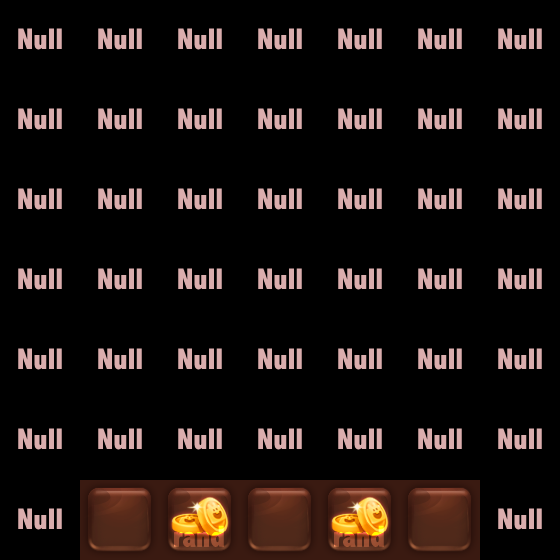

The image is a tile-based game level rendered from a .tmx file. Its description and source (layers, tilesets, objects; grid data summarised) follow:
An orthogonal 7x7 tile map with 80x80 px tiles, 1 tile layer (default).

<map version="1.0" orientation="orthogonal" width="7" height="7" tilewidth="80" tileheight="80">
 <tileset firstgid="1" name="Creater" tilewidth="80" tileheight="80">
  <image source="Creater.png" width="800" height="800" />
  <tile id="0">
   <properties>
    <property name="fid" value="0" />
   </properties>
  </tile>
  <tile id="1">
   <properties>
    <property name="fid" value="1" />
   </properties>
  </tile>
  <tile id="2">
   <properties>
    <property name="fid" value="2" />
   </properties>
  </tile>
  <tile id="3">
   <properties>
    <property name="fid" value="3" />
   </properties>
  </tile>
  <tile id="40">
   <properties>
    <property name="fid" value="-1" />
   </properties>
  </tile>
 </tileset>
 <layer name="default" width="7" height="7">
  <data>[49 cells, 49 non-empty, 3 distinct tile ids]</data>
 </layer>
</map>
